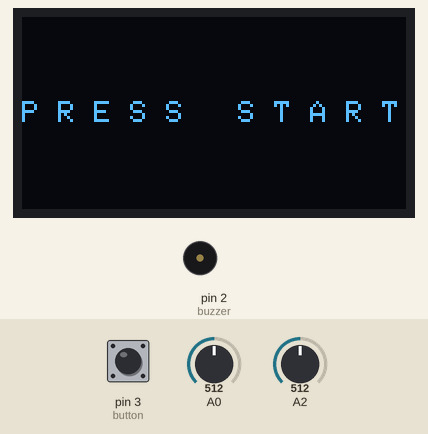
Simulated run of this sketch. Board: Arduino Uno, built with avr-gcc and run on an emulated ATmega328P. Parts: 128×64 one-colour display, buzzer (waves = sounding). The test bench sets the inputs (shaded band); at power-on: pin 3 (button) HIGH, A0 = 512, A2 = 512. The OLED is the two-colour kind (top 16 rows yellow); the display library's start-up logo is not drawn; random numbers use the default seed unless the sketch sets one.

Above: at 1.7 s.
1.8 s: pin 3 (button) pulled LOW for 0.15 s
At 2.02 s:
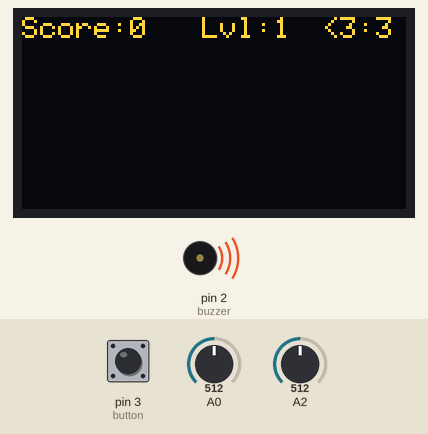
2.5 s: A0 set to 306
At 3.2 s:
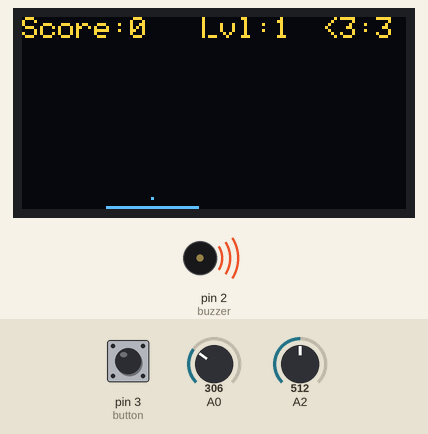
4.0 s: A2 set to 900
At 8.5 s:
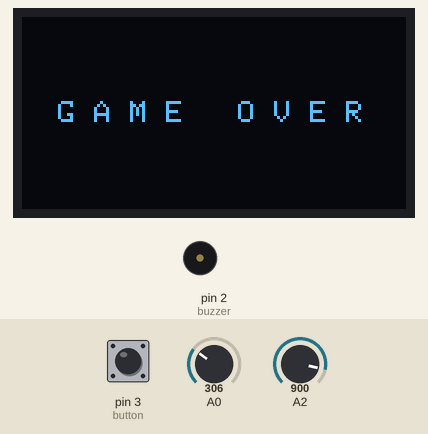
12.8 s: pin 3 (button) pulled LOW for 1 s
At 14.16 s:
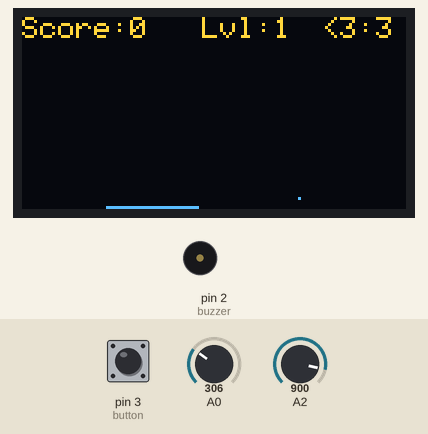
14.4 s: A2 set to 1023
At 14.55 s:
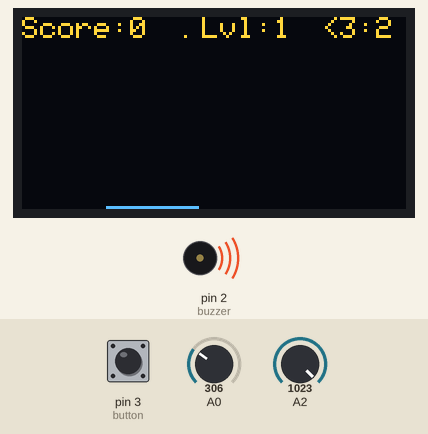
16.0 s: A2 set to 0
At 18.12 s:
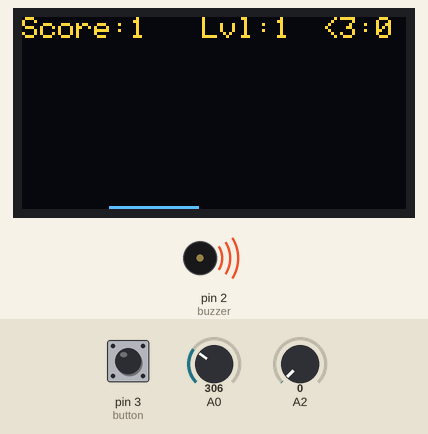
Timing chart, 0 to 18.5 s (numbered marks = the images above; inputs shaded):
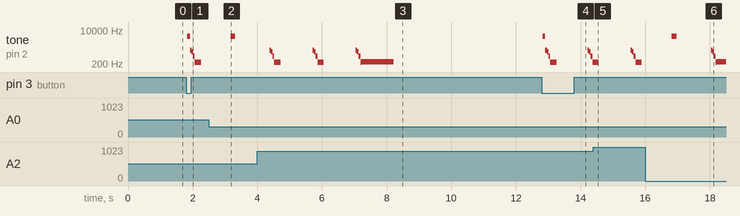

The sketch:

MiniGame.ino
```cpp
//Libraries to use Display ssd1306
#include <SPI.h>
#include <Wire.h>
#include <Adafruit_GFX.h>
#include <Adafruit_SSD1306.h>

//Define display with pin reset
Adafruit_SSD1306 display (-1);

//Define pins
byte potentiometer = A0;
byte buzzer = 2;
byte button = 3;

//Global variables
byte cursor_size = 30;
byte cursor_value;
byte ball_x = 63;
byte ball_y = 0;
byte prev_ball_x;
byte prev_ball_y;
byte score = 0;
byte hearts = 3;
byte level = 1;
byte score_count = 0;
bool play = false;

//Setup function
void setup() {

  //Initialize display for AxAA direction
  display.begin (SSD1306_SWITCHCAPVCC, 0x3C);
  display.display ();
  display.clearDisplay ();
  display.display ();

  //The button to start game
  pinMode (button, INPUT_PULLUP);
  attachInterrupt (digitalPinToInterrupt(button), button_presed, FALLING);

}

//Loop function
void loop() {

  if (play == false){
    delay (1000);
    display.clearDisplay ();
    display.setCursor (0,28);
    display.println ("P R E S S   S T A R T");
    display.display();

    while (play == false){
      delay (100);
    }

    display.clearDisplay ();
    score_marker ();
    draw_level ();
    draw_hearts ();
  }


  randomSeed (analogRead(A2));
  int analog_value = analogRead (A0);
  analog_value = map (analog_value, 4, 1020, 0, 127 - cursor_size);
  cursor_value = byte (analog_value);
  draw_cursor (cursor_value);
  move_ball (cursor_value);
}


//Function to draw the cursor
void draw_cursor (byte pos){
  display.drawLine (0,63,127,63,BLACK);
  display.drawLine (pos ,63 ,pos + cursor_size ,63 ,WHITE );
  display.display ();
}


//Function to move the ball
void move_ball (byte pos){
  ball_x = ball_x + random (-5,5);

  //Keep the ball on the screen
  if (ball_x > 127){
    ball_x = 127;
  }

  //Move in the Y axis
  ball_y = ball_y + 3;

  //Ball catched
  if (ball_y == 63 && ball_x > cursor_value && ball_x < cursor_value + cursor_size){
    score++;
    score_count ++;

    //To increase level
    if (score_count == 3){
      level ++;
      score_count = 0;
      tone (buzzer, 6000, 150);
      delay (50);
      tone (buzzer, 10000, 150);
      delay (50);
      tone (buzzer, 12000, 100);
      delay (50);
      tone (buzzer, 15000, 150);
    }

    cursor_size--;
    ball_y = 0;
    ball_x = 63;

    score_marker ();
  }

  // Ball missed
  if (ball_y > 64){
    hearts--;
    ball_y = 0;
    ball_x = 63;
    draw_hearts ();
  }

  //Draw the pixel
  display.drawPixel (prev_ball_x ,prev_ball_y, BLACK);
  display.drawPixel (ball_x ,ball_y, WHITE);
  display.display ();
  prev_ball_x = ball_x;
  prev_ball_y = ball_y;
}

//Functions to show score marker
void score_marker (){
  display.setCursor (0,0);
  display.setTextColor (WHITE, BLACK);
  display.println("Score:" + String (score) );
  display.display ();
  tone (buzzer, 5000, 150);
  draw_level ();
}

//Functions to show level up
void draw_level (){
  display.setCursor (60,0);
  display.setTextColor (WHITE, BLACK);
  display.println("Lvl:" + String (level) );
  display.display ();
}

//Functions to show hearts
void draw_hearts (){
  display.setCursor (100,0);
  display.setTextColor (WHITE, BLACK);
  display.println("<3:" + String (hearts) );
  display.display ();
  tone (buzzer, 1000, 100);
  delay (50);
  tone (buzzer, 800, 100);
  delay (50);
  tone (buzzer, 500, 100);
  delay (50);
  tone (buzzer, 250, 200);

  //To show the Game Over screen
  if (hearts == 0 ){
    hearts = 3;
    level = 1;
    score = 0;
    cursor_size = 30;
    display.clearDisplay ();
    display.setCursor (0,28);
    display.println ("  G A M E   O V E R ");
    display.display();
    tone (buzzer, 255, 1000);
    delay (3000);
    display.clearDisplay ();
    display.display();
    play = false;
  }
}


//Function to press start
void button_presed (){
  play = true;
}
```

Measured:
- after the input at 1.8 s, tone on pin 2 (buzzer): plays 5000 Hz for 0.08 s, 1000 Hz for 0.05 s, 800 Hz for 0.05 s, 500 Hz for 0.05 s, 250 Hz for 0.20 s, starting at once; the display: first changes at once (image 1 shows a later state)
- after the input at 12.8 s, tone on pin 2 (buzzer): plays 5000 Hz for 0.08 s, 1000 Hz for 0.05 s, 800 Hz for 0.05 s, 500 Hz for 0.05 s, 250 Hz for 0.20 s, 1000 Hz for 0.05 s … (9 notes in this stretch), starting at once; the display: first changes at once (image 4 shows a later state)
- what the display in image 3 shows lasts 3.0 s, from 7.2 s to 10.2 s
